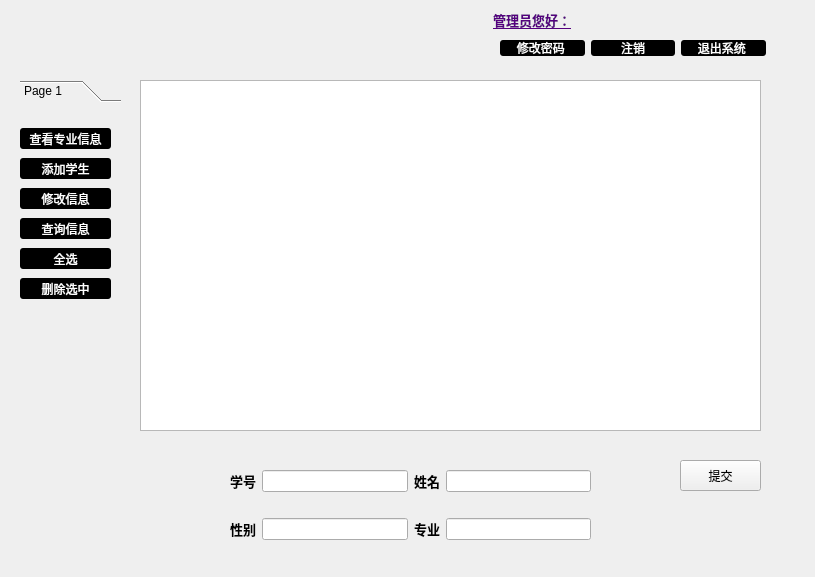
<?xml version="1.0" encoding="UTF-8"?>
<ui version="4.0">
 <class>StudentManage</class>
 <widget class="QWidget" name="StudentManage">
  <property name="geometry">
   <rect>
    <x>0</x>
    <y>0</y>
    <width>815</width>
    <height>577</height>
   </rect>
  </property>
  <property name="windowTitle">
   <string>Form</string>
  </property>
  <widget class="QLabel" name="TimeLable">
   <property name="geometry">
    <rect>
     <x>600</x>
     <y>10</y>
     <width>151</width>
     <height>20</height>
    </rect>
   </property>
   <property name="minimumSize">
    <size>
     <width>151</width>
     <height>20</height>
    </size>
   </property>
   <property name="text">
    <string>&lt;html&gt;&lt;head/&gt;&lt;body&gt;&lt;p&gt;&lt;br/&gt;&lt;/p&gt;&lt;/body&gt;&lt;/html&gt;</string>
   </property>
  </widget>
  <widget class="QLabel" name="UsernameLable">
   <property name="geometry">
    <rect>
     <x>420</x>
     <y>10</y>
     <width>151</width>
     <height>20</height>
    </rect>
   </property>
   <property name="text">
    <string>&lt;html&gt;&lt;head/&gt;&lt;body&gt;&lt;p align=&quot;right&quot;&gt;&lt;span style=&quot; font-size:10pt; font-weight:600; text-decoration: underline; color:#55007f;&quot;&gt;管理员您好：&lt;/span&gt;&lt;/p&gt;&lt;/body&gt;&lt;/html&gt;</string>
   </property>
  </widget>
  <widget class="QTableWidget" name="tableWidget">
   <property name="geometry">
    <rect>
     <x>140</x>
     <y>80</y>
     <width>621</width>
     <height>351</height>
    </rect>
   </property>
  </widget>
  <widget class="QPushButton" name="SubmitButton">
   <property name="geometry">
    <rect>
     <x>680</x>
     <y>460</y>
     <width>81</width>
     <height>31</height>
    </rect>
   </property>
   <property name="text">
    <string>提交</string>
   </property>
  </widget>
  <widget class="QToolBox" name="toolBox">
   <property name="geometry">
    <rect>
     <x>20</x>
     <y>80</y>
     <width>101</width>
     <height>271</height>
    </rect>
   </property>
   <property name="toolTip">
    <string>&lt;html&gt;&lt;head/&gt;&lt;body&gt;&lt;p align=&quot;center&quot;&gt;&lt;span style=&quot; font-weight:600;&quot;&gt;学生信息管理&lt;/span&gt;&lt;/p&gt;&lt;/body&gt;&lt;/html&gt;</string>
   </property>
   <property name="currentIndex">
    <number>0</number>
   </property>
   <widget class="QWidget" name="widget">
    <property name="geometry">
     <rect>
      <x>0</x>
      <y>0</y>
      <width>101</width>
      <height>245</height>
     </rect>
    </property>
    <attribute name="label">
     <string>Page 1</string>
    </attribute>
    <widget class="QPushButton" name="MajorInformationButton_2">
     <property name="geometry">
      <rect>
       <x>0</x>
       <y>20</y>
       <width>91</width>
       <height>21</height>
      </rect>
     </property>
     <property name="styleSheet">
      <string notr="true">QPushButton { background-color: rgb(0, 0, 0); border-radius: 3px; color: rgb(255, 255, 255); } QPushButton:hover { background-color: rgb(255, 170, 127); }


</string>
     </property>
     <property name="text">
      <string>查看专业信息</string>
     </property>
    </widget>
    <widget class="QPushButton" name="AddButton">
     <property name="geometry">
      <rect>
       <x>0</x>
       <y>50</y>
       <width>91</width>
       <height>21</height>
      </rect>
     </property>
     <property name="styleSheet">
      <string notr="true">QPushButton { background-color: rgb(0, 0, 0); border-radius: 3px; color: rgb(255, 255, 255); } QPushButton:hover { background-color: rgb(255, 170, 127); }


</string>
     </property>
     <property name="text">
      <string>添加学生</string>
     </property>
    </widget>
    <widget class="QPushButton" name="ChangeButton">
     <property name="geometry">
      <rect>
       <x>0</x>
       <y>80</y>
       <width>91</width>
       <height>21</height>
      </rect>
     </property>
     <property name="styleSheet">
      <string notr="true">QPushButton { background-color: rgb(0, 0, 0); border-radius: 3px; color: rgb(255, 255, 255); } QPushButton:hover { background-color: rgb(255, 170, 127); }


</string>
     </property>
     <property name="text">
      <string>修改信息</string>
     </property>
    </widget>
    <widget class="QPushButton" name="SelectButton">
     <property name="geometry">
      <rect>
       <x>0</x>
       <y>110</y>
       <width>91</width>
       <height>21</height>
      </rect>
     </property>
     <property name="styleSheet">
      <string notr="true">QPushButton { background-color: rgb(0, 0, 0); border-radius: 3px; color: rgb(255, 255, 255); } QPushButton:hover { background-color: rgb(255, 170, 127); }


</string>
     </property>
     <property name="text">
      <string>查询信息</string>
     </property>
    </widget>
    <widget class="QPushButton" name="AllSelectButton">
     <property name="geometry">
      <rect>
       <x>0</x>
       <y>140</y>
       <width>91</width>
       <height>21</height>
      </rect>
     </property>
     <property name="styleSheet">
      <string notr="true">QPushButton { background-color: rgb(0, 0, 0); border-radius: 3px; color: rgb(255, 255, 255); } QPushButton:hover { background-color: rgb(255, 170, 127); }


</string>
     </property>
     <property name="text">
      <string>全选</string>
     </property>
    </widget>
    <widget class="QPushButton" name="DeleteSelectedButton">
     <property name="geometry">
      <rect>
       <x>0</x>
       <y>170</y>
       <width>91</width>
       <height>21</height>
      </rect>
     </property>
     <property name="styleSheet">
      <string notr="true">QPushButton { background-color: rgb(0, 0, 0); border-radius: 3px; color: rgb(255, 255, 255); } QPushButton:hover { background-color: rgb(255, 170, 127); }


</string>
     </property>
     <property name="text">
      <string>删除选中</string>
     </property>
    </widget>
   </widget>
  </widget>
  <widget class="QWidget" name="layoutWidget">
   <property name="geometry">
    <rect>
     <x>500</x>
     <y>40</y>
     <width>266</width>
     <height>16</height>
    </rect>
   </property>
   <layout class="QHBoxLayout" name="horizontalLayout_8">
    <item>
     <widget class="QPushButton" name="PasswordButton">
      <property name="styleSheet">
       <string notr="true">QPushButton { background-color: rgb(0, 0, 0); border-radius: 3px; color: rgb(255, 255, 255); } QPushButton:hover { background-color: rgb(255, 170, 127); }
</string>
      </property>
      <property name="text">
       <string>   修改密码    </string>
      </property>
     </widget>
    </item>
    <item>
     <widget class="QPushButton" name="ReturnButton">
      <property name="styleSheet">
       <string notr="true">QPushButton { background-color: rgb(0, 0, 0); border-radius: 3px; color: rgb(255, 255, 255); } QPushButton:hover { background-color: rgb(255, 170, 127); }
</string>
      </property>
      <property name="text">
       <string>   注销   </string>
      </property>
     </widget>
    </item>
    <item>
     <widget class="QPushButton" name="ExitButton">
      <property name="styleSheet">
       <string notr="true">QPushButton { background-color: rgb(0, 0, 0); border-radius: 3px; color: rgb(255, 255, 255); } QPushButton:hover { background-color: rgb(255, 170, 127); }
</string>
      </property>
      <property name="text">
       <string>   退出系统    </string>
      </property>
     </widget>
    </item>
   </layout>
  </widget>
  <widget class="QWidget" name="">
   <property name="geometry">
    <rect>
     <x>230</x>
     <y>450</y>
     <width>361</width>
     <height>111</height>
    </rect>
   </property>
   <layout class="QVBoxLayout" name="verticalLayout">
    <item>
     <layout class="QHBoxLayout" name="horizontalLayout_5">
      <item>
       <layout class="QHBoxLayout" name="horizontalLayout">
        <item>
         <widget class="QLabel" name="label1">
          <property name="text">
           <string>&lt;html&gt;&lt;head/&gt;&lt;body&gt;&lt;p align=&quot;center&quot;&gt;&lt;span style=&quot; font-size:10pt; font-weight:600;&quot;&gt;学号&lt;/span&gt;&lt;/p&gt;&lt;/body&gt;&lt;/html&gt;</string>
          </property>
         </widget>
        </item>
        <item>
         <widget class="QLineEdit" name="StudentIDLineEdit"/>
        </item>
       </layout>
      </item>
      <item>
       <layout class="QHBoxLayout" name="horizontalLayout_2">
        <item>
         <widget class="QLabel" name="label_3">
          <property name="text">
           <string>&lt;html&gt;&lt;head/&gt;&lt;body&gt;&lt;p align=&quot;center&quot;&gt;&lt;span style=&quot; font-size:10pt; font-weight:600;&quot;&gt;姓名&lt;/span&gt;&lt;/p&gt;&lt;/body&gt;&lt;/html&gt;</string>
          </property>
         </widget>
        </item>
        <item>
         <widget class="QLineEdit" name="NameLineEdit"/>
        </item>
       </layout>
      </item>
     </layout>
    </item>
    <item>
     <layout class="QHBoxLayout" name="horizontalLayout_6">
      <item>
       <layout class="QHBoxLayout" name="horizontalLayout_3">
        <item>
         <widget class="QLabel" name="label_2">
          <property name="text">
           <string>&lt;html&gt;&lt;head/&gt;&lt;body&gt;&lt;p align=&quot;center&quot;&gt;&lt;span style=&quot; font-size:10pt; font-weight:600;&quot;&gt;性别&lt;/span&gt;&lt;/p&gt;&lt;/body&gt;&lt;/html&gt;</string>
          </property>
         </widget>
        </item>
        <item>
         <widget class="QLineEdit" name="SexLineEdit"/>
        </item>
       </layout>
      </item>
      <item>
       <layout class="QHBoxLayout" name="horizontalLayout_4">
        <item>
         <widget class="QLabel" name="label_4">
          <property name="text">
           <string>&lt;html&gt;&lt;head/&gt;&lt;body&gt;&lt;p align=&quot;center&quot;&gt;&lt;span style=&quot; font-size:10pt; font-weight:600;&quot;&gt;专业&lt;/span&gt;&lt;/p&gt;&lt;/body&gt;&lt;/html&gt;</string>
          </property>
         </widget>
        </item>
        <item>
         <widget class="QLineEdit" name="MajorLineEdit"/>
        </item>
       </layout>
      </item>
     </layout>
    </item>
   </layout>
  </widget>
 </widget>
 <resources/>
 <connections/>
</ui>
